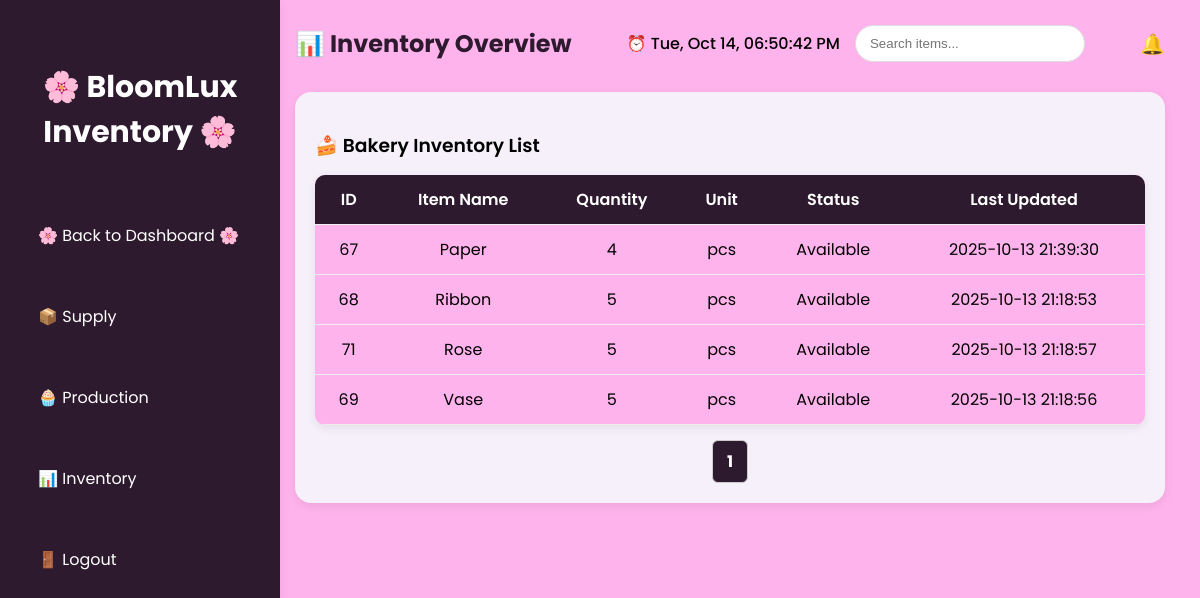
The page /inventory.php (signed in) on the database as committed earlier.
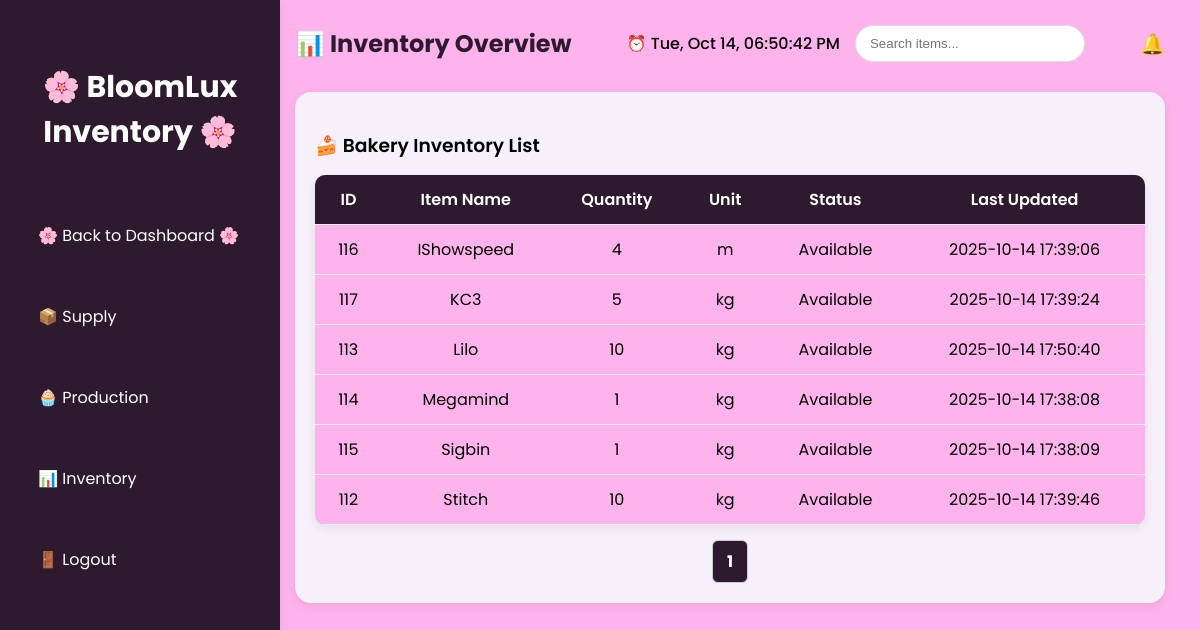
The same page on the database as committed later.
### tables this page shows
CREATE TABLE `inventory` (
  `id` int(11) NOT NULL,
  `item_name` varchar(100) NOT NULL,
  `quantity` int(11) NOT NULL DEFAULT 0,
  `unit` varchar(50) NOT NULL,
  `status` enum('available','low','out') DEFAULT 'available',
  `updated_at` timestamp NOT NULL DEFAULT current_timestamp() ON UPDATE current_timestamp(),
  `created_at` timestamp NOT NULL DEFAULT current_timestamp()
);

### inventory.php (the view, shortened to what this page needs)
<?php
include 'backend/init.php';
$limit = 10;
$page = isset($_GET['page']) ? (int)$_GET['page'] : 1;
$start = ($page - 1) * $limit;
$total_result = $conn->query("SELECT COUNT(*) AS total FROM inventory");
$total_row = $total_result->fetch_assoc();
$total_items = $total_row['total'];
$total_pages = ceil($total_items / $limit);
$result = $conn->query("
    SELECT id, item_name, quantity, unit, status, updated_at
    FROM inventory
    ORDER BY item_name ASC
    LIMIT $start, $limit
");
?>
<!DOCTYPE html>
<html lang="en">
<head>
    <link rel="stylesheet" href="css/inventory.css">
</head>
<body>
    <div class="sidebar">
        <h2>🌸 BloomLux Inventory 🌸</h2>
        <a href="home.php">🌸 Back to Dashboard 🌸</a>
        <a href="supply.php">📦 Supply</a>
        <a href="production.php">🧁 Production</a>
        <a href="inventory.php">📊 Inventory</a>
        <a href="logout.php">🚪 Logout</a>
    </div>
    <div class="main">
        <div class="top-bar">
            <div class="welcome">📊 Inventory Overview</div>
            <div class="top-right">
                <div id="live-time">⏰ Loading...</div>
                <div class="search-bar"><input type="text" placeholder="Search items..."></div>
            </div>
            <div class="notif" id="notif-icon">
                🔔
            </div>
        </div>
        <div class="card">
            <h3>🍰 Bakery Inventory List</h3>
            <table>
                <tr>
                    <th>ID</th>
                    <th>Item Name</th>
                    <th>Quantity</th>
                    <th>Unit</th>
                    <th>Status</th>
                    <th>Last Updated</th>
                </tr>
                <?php while ($row = $result->fetch_assoc()): ?>
                    <tr>
                        <td><?= $row['id']; ?></td>
                        <td><?= htmlspecialchars($row['item_name']); ?></td>
                        <td><?= $row['quantity']; ?></td>
                        <td><?= $row['unit']; ?></td>
                        <td class="status-<?= strtolower($row['status']); ?>">
                            <?= ucfirst($row['status']); ?>
                        </td>
                        <td><?= $row['updated_at']; ?></td>
                    </tr>
                <?php endwhile; ?>
            </table>
            <div class="pagination">
                <?php for ($i = 1; $i <= $total_pages; $i++): ?>
                    <a href="?page=<?= $i; ?>" class="<?= ($i == $page) ? 'active' : ''; ?>"><?= $i; ?></a>
                <?php endfor; ?>
            </div>
        </div>
    </div>
</body>
</html>

### css/inventory.css (style rules this page uses)
:root { --bg: #ffb3ecff; --card: #f5f0fa; --primary: #2e1a2eff; --text: #000000ff; --highlight: #000000ff; --shadow: 0 3px 10px rgba(0,0,0,0.08); }
body { font-family: 'Poppins', sans-serif; margin: 0; background: var(--bg); display: flex; color: var(--text); }
.sidebar { width: 240px; background: var(--primary); color: #ffffff; height: 100vh; position: fixed; display: flex; flex-direction: column; padding: 40px 20px; box-shadow: var(--shadow); }
.sidebar h2 { text-align: center; font-weight: 700; font-size: 30px; margin-bottom: 40px; }
.sidebar a { display: block; color: #ffffff; padding: 20px 18px; margin: 8px 0; text-decoration: none; border-radius: 50px; transition: 0.3s; }
.main { margin-left: 260px; flex-grow: 1; padding: 25px 35px; }
.top-bar { display: flex; justify-content: space-between; align-items: center; margin-bottom: 30px; }
.welcome { font-size: 1.5rem; font-weight: 700; color: var(--primary); }
.top-right { display: flex; align-items: center; gap: 15px; }
.search-bar input { padding: 10px 14px; border: 1px solid #ddd; border-radius: 20px; width: 200px; transition: 0.3s; background: #fff; color: var(--text); }
.notif { font-size: 20px; cursor: pointer; }
#live-time { font-weight: 500; color: var(--highlight); }
.card { background: var(--card); padding: 20px; border-radius: 16px; box-shadow: var(--shadow); margin-bottom: 25px; }
.card h3 { color: var(--highlight); margin-bottom: 15px; font-weight: 600; }
table { width: 100%; border-collapse: collapse; background: var(--bg); border-radius: 10px; overflow: hidden; box-shadow: var(--shadow); color: var(--text); }
th, td { padding: 12px 15px; border-bottom: 1px solid #eee; text-align: center; }
th { background: var(--primary); color: #fff; font-weight: 600; }
.pagination { display: flex; justify-content: center; margin-top: 15px; gap: 8px; }
.pagination a { background: var(--bg); border: 1px solid #ccc; padding: 8px 14px; border-radius: 6px; text-decoration: none; color: var(--primary); transition: 0.3s; }
.pagination .active { background: var(--primary); color: white; font-weight: bold; }
.notif { font-size: 20px; cursor: pointer; position: relative; }

Rows that differ between the two databases and show on the page:
removed inventory: id "67", item_name "Paper", quantity "4", unit "pcs", status "Available", updated_at "2025-10-13 21:39:30"
removed inventory: id "68", item_name "Ribbon", quantity "5", unit "pcs", status "Available", updated_at "2025-10-13 21:18:53"
removed inventory: id "71", item_name "Rose", quantity "5", unit "pcs", status "Available", updated_at "2025-10-13 21:18:57"
removed inventory: id "69", item_name "Vase", quantity "5", unit "pcs", status "Available", updated_at "2025-10-13 21:18:56"
added inventory: id "116", item_name "IShowspeed", quantity "4", unit "m", status "Available", updated_at "2025-10-14 17:39:06"
added inventory: id "117", item_name "KC3", quantity "5", unit "kg", status "Available", updated_at "2025-10-14 17:39:24"
added inventory: id "113", item_name "Lilo", quantity "10", unit "kg", status "Available", updated_at "2025-10-14 17:50:40"
added inventory: id "114", item_name "Megamind", quantity "1", unit "kg", status "Available", updated_at "2025-10-14 17:38:08"
added inventory: id "115", item_name "Sigbin", quantity "1", unit "kg", status "Available", updated_at "2025-10-14 17:38:09"
added inventory: id "112", item_name "Stitch", quantity "10", unit "kg", status "Available", updated_at "2025-10-14 17:39:46"
